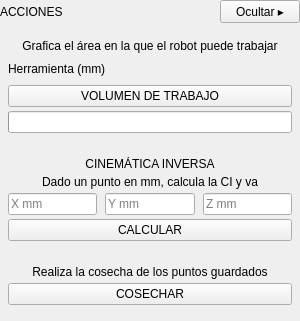
                        <widget class="QFrame" name="FONDO_ACCIONES">
                          <property name="minimumSize">
                            <size>
                              <width>300</width>
                              <height>0</height>
                            </size>
                          </property>
                          <property name="maximumSize">
                            <size>
                              <width>300</width>
                              <height>16777215</height>
                            </size>
                          </property>
                          <layout class="QVBoxLayout" name="lay_acciones" stretch="0,0,0,0,1">
                            <property name="leftMargin">
                              <number>0</number>
                            </property>
                            <property name="topMargin">
                              <number>0</number>
                            </property>
                            <property name="rightMargin">
                              <number>0</number>
                            </property>
                            <property name="bottomMargin">
                              <number>0</number>
                            </property>
                            <property name="spacing">
                              <number>8</number>
                            </property>
                            <item>
                              <layout class="QHBoxLayout" name="lay_acciones_cabeza">
                                <property name="leftMargin">
                                  <number>0</number>
                                </property>
                                <property name="topMargin">
                                  <number>0</number>
                                </property>
                                <property name="rightMargin">
                                  <number>0</number>
                                </property>
                                <property name="bottomMargin">
                                  <number>0</number>
                                </property>
                                <property name="spacing">
                                  <number>8</number>
                                </property>
                                <item>
                                  <widget class="QLabel" name="ETIQUETA_ACCIONES">
                                    <property name="text">
                                      <string>ACCIONES</string>
                                    </property>
                                    <property name="rol" stdset="0">
                                      <string>seccion</string>
                                    </property>
                                  </widget>
                                </item>
                                <item>
                                  <spacer name="resorte_acciones">
                                    <property name="orientation">
                                      <enum>Qt::Horizontal</enum>
                                    </property>
                                    <property name="sizeHint">
                                      <size>
                                        <width>8</width>
                                        <height>8</height>
                                      </size>
                                    </property>
                                  </spacer>
                                </item>
                                <item>
                                  <widget class="QPushButton" name="BTN_CONTRAER_ACCIONES">
                                    <property name="text">
                                      <string>Ocultar ▸</string>
                                    </property>
                                    <property name="toolTip">
                                      <string>Ocultar las acciones (se abren desde la franja de la derecha)</string>
                                    </property>
                                    <property name="rol" stdset="0">
                                      <string>mini</string>
                                    </property>
                                  </widget>
                                </item>
                              </layout>
                            </item>
                            <item>
                              <widget class="QFrame" name="TARJETA_VOLUMEN">
                                <property name="rol" stdset="0">
                                  <string>tarjeta</string>
                                </property>
                                <layout class="QVBoxLayout" name="lay_tarjeta_volumen">
                                  <property name="leftMargin">
                                    <number>8</number>
                                  </property>
                                  <property name="topMargin">
                                    <number>8</number>
                                  </property>
                                  <property name="rightMargin">
                                    <number>8</number>
                                  </property>
                                  <property name="bottomMargin">
                                    <number>8</number>
                                  </property>
                                  <property name="spacing">
                                    <number>4</number>
                                  </property>
                                  <item>
                                    <widget class="QLabel" name="NOTA_VOLUMEN">
                                      <property name="text">
                                        <string>Grafica el área en la que el robot puede trabajar</string>
                                      </property>
                                      <property name="alignment">
                                        <set>Qt::AlignCenter</set>
                                      </property>
                                      <property name="rol" stdset="0">
                                        <string>nota</string>
                                      </property>
                                    </widget>
                                  </item>
                                  <item>
                                    <layout class="QHBoxLayout" name="lay_herramienta">
                                      <property name="spacing">
                                        <number>8</number>
                                      </property>
                                      <item>
                                        <widget class="QLabel" name="ETIQUETA_HERRAMIENTA">
                                          <property name="minimumSize">
                                            <size>
                                              <width>0</width>
                                              <height>24</height>
                                            </size>
                                          </property>
                                          <property name="text">
                                            <string>Herramienta (mm)</string>
                                          </property>
                                          <property name="toolTip">
                                            <string>Largo de la herramienta: del extremo del antebrazo a su punta. Se cambia en el archivo del robot.</string>
                                          </property>
                                          <property name="rol" stdset="0">
                                            <string>etiqueta</string>
                                          </property>
                                        </widget>
                                      </item>
                                      <item>
                                        <widget class="QLabel" name="LARGO_HERRAMIENTA">
                                          <property name="minimumSize">
                                            <size>
                                              <width>0</width>
                                              <height>24</height>
                                            </size>
                                          </property>
                                          <property name="toolTip">
                                            <string>Largo de la herramienta: del extremo del antebrazo a su punta. Se cambia en el archivo del robot.</string>
                                          </property>
                                        </widget>
                                      </item>
                                    </layout>
                                  </item>
                                  <item>
                                    <widget class="QPushButton" name="VER_VOLUMEN">
                                      <property name="text">
                                        <string>VOLUMEN DE TRABAJO</string>
                                      </property>
                                      <property name="rol" stdset="0">
                                        <string>accion</string>
                                      </property>
                                    </widget>
                                  </item>
                                  <item>
                                    <widget class="QProgressBar" name="PROCESO">
                                      <property name="value">
                                        <number>0</number>
                                      </property>
                                      <property name="textVisible">
                                        <bool>false</bool>
                                      </property>
                                    </widget>
                                  </item>
                                </layout>
                              </widget>
                            </item>
                            <item>
                              <widget class="QFrame" name="TARJETA_CI">
                                <property name="rol" stdset="0">
                                  <string>tarjeta</string>
                                </property>
                                <layout class="QVBoxLayout" name="lay_tarjeta_ci">
                                  <property name="leftMargin">
                                    <number>8</number>
                                  </property>
                                  <property name="topMargin">
                                    <number>8</number>
                                  </property>
                                  <property name="rightMargin">
                                    <number>8</number>
                                  </property>
                                  <property name="bottomMargin">
                                    <number>8</number>
                                  </property>
                                  <property name="spacing">
                                    <number>4</number>
                                  </property>
                                  <item>
                                    <widget class="QLabel" name="TITULO_CI">
                                      <property name="text">
                                        <string>CINEMÁTICA INVERSA</string>
                                      </property>
                                      <property name="alignment">
                                        <set>Qt::AlignCenter</set>
                                      </property>
                                      <property name="rol" stdset="0">
                                        <string>titulo-tarjeta</string>
                                      </property>
                                    </widget>
                                  </item>
                                  <item>
                                    <widget class="QLabel" name="NOTA_CI">
                                      <property name="text">
                                        <string>Dado un punto en mm, calcula la CI y va</string>
                                      </property>
                                      <property name="alignment">
                                        <set>Qt::AlignCenter</set>
                                      </property>
                                      <property name="rol" stdset="0">
                                        <string>nota</string>
                                      </property>
                                    </widget>
                                  </item>
                                  <item>
                                    <layout class="QHBoxLayout" name="lay_xyz_campos">
                                      <property name="leftMargin">
                                        <number>0</number>
                                      </property>
                                      <property name="topMargin">
                                        <number>0</number>
                                      </property>
                                      <property name="rightMargin">
                                        <number>0</number>
                                      </property>
                                      <property name="bottomMargin">
                                        <number>0</number>
                                      </property>
                                      <property name="spacing">
                                        <number>8</number>
                                      </property>
                                      <item>
                                        <widget class="QLineEdit" name="TE_X">
                                          <property name="placeholderText">
                                            <string>X mm</string>
                                          </property>
                                        </widget>
                                      </item>
                                      <item>
                                        <widget class="QLineEdit" name="TE_Y">
                                          <property name="placeholderText">
                                            <string>Y mm</string>
                                          </property>
                                        </widget>
                                      </item>
                                      <item>
                                        <widget class="QLineEdit" name="TE_Z">
                                          <property name="placeholderText">
                                            <string>Z mm</string>
                                          </property>
                                        </widget>
                                      </item>
                                    </layout>
                                  </item>
                                  <item>
                                    <widget class="QPushButton" name="CALCULAR">
                                      <property name="text">
                                        <string>CALCULAR</string>
                                      </property>
                                      <property name="rol" stdset="0">
                                        <string>confirmar</string>
                                      </property>
                                    </widget>
                                  </item>
                                </layout>
                              </widget>
                            </item>
                            <item>
                              <widget class="QFrame" name="TARJETA_COSECHA">
                                <property name="rol" stdset="0">
                                  <string>tarjeta</string>
                                </property>
                                <layout class="QVBoxLayout" name="lay_tarjeta_cosecha">
                                  <property name="leftMargin">
                                    <number>8</number>
                                  </property>
                                  <property name="topMargin">
                                    <number>8</number>
                                  </property>
                                  <property name="rightMargin">
                                    <number>8</number>
                                  </property>
                                  <property name="bottomMargin">
                                    <number>8</number>
                                  </property>
                                  <property name="spacing">
                                    <number>4</number>
                                  </property>
                                  <item>
                                    <widget class="QLabel" name="NOTA_COSECHA">
                                      <property name="text">
                                        <string>Realiza la cosecha de los puntos guardados</string>
                                      </property>
                                      <property name="alignment">
                                        <set>Qt::AlignCenter</set>
                                      </property>
                                      <property name="rol" stdset="0">
                                        <string>nota</string>
                                      </property>
                                    </widget>
                                  </item>
                                  <item>
                                    <widget class="QPushButton" name="COSECHAR">
                                      <property name="text">
                                        <string>COSECHAR</string>
                                      </property>
                                      <property name="rol" stdset="0">
                                        <string>accion</string>
                                      </property>
                                    </widget>
                                  </item>
                                </layout>
                              </widget>
                            </item>
                            <item>
                              <spacer name="resorte_acciones_abajo">
                                <property name="orientation">
                                  <enum>Qt::Vertical</enum>
                                </property>
                                <property name="sizeHint">
                                  <size>
                                    <width>8</width>
                                    <height>8</height>
                                  </size>
                                </property>
                              </spacer>
                            </item>
                          </layout>
                        </widget>
